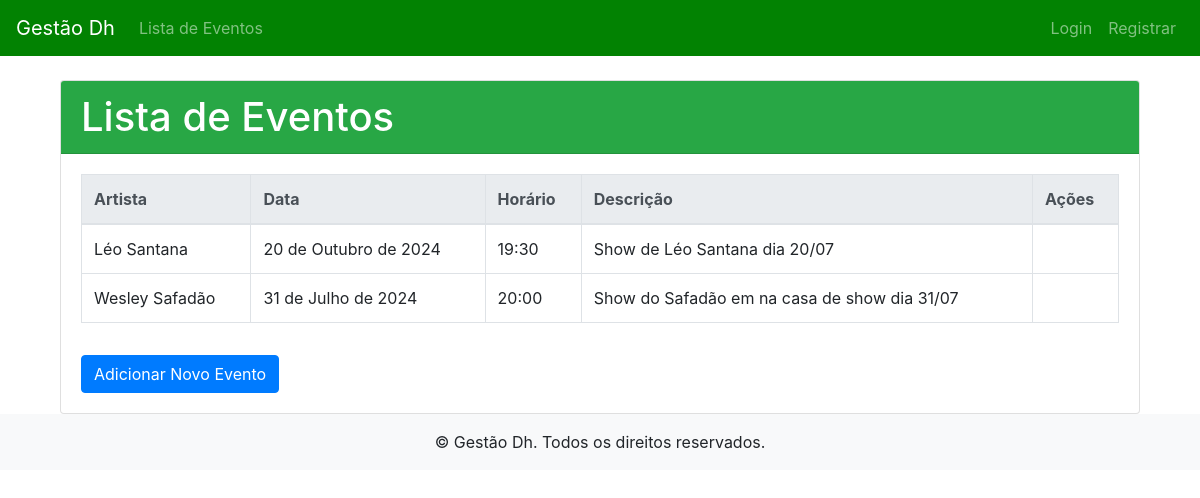
Before: /eventos/eventos/list/ with the older database file.
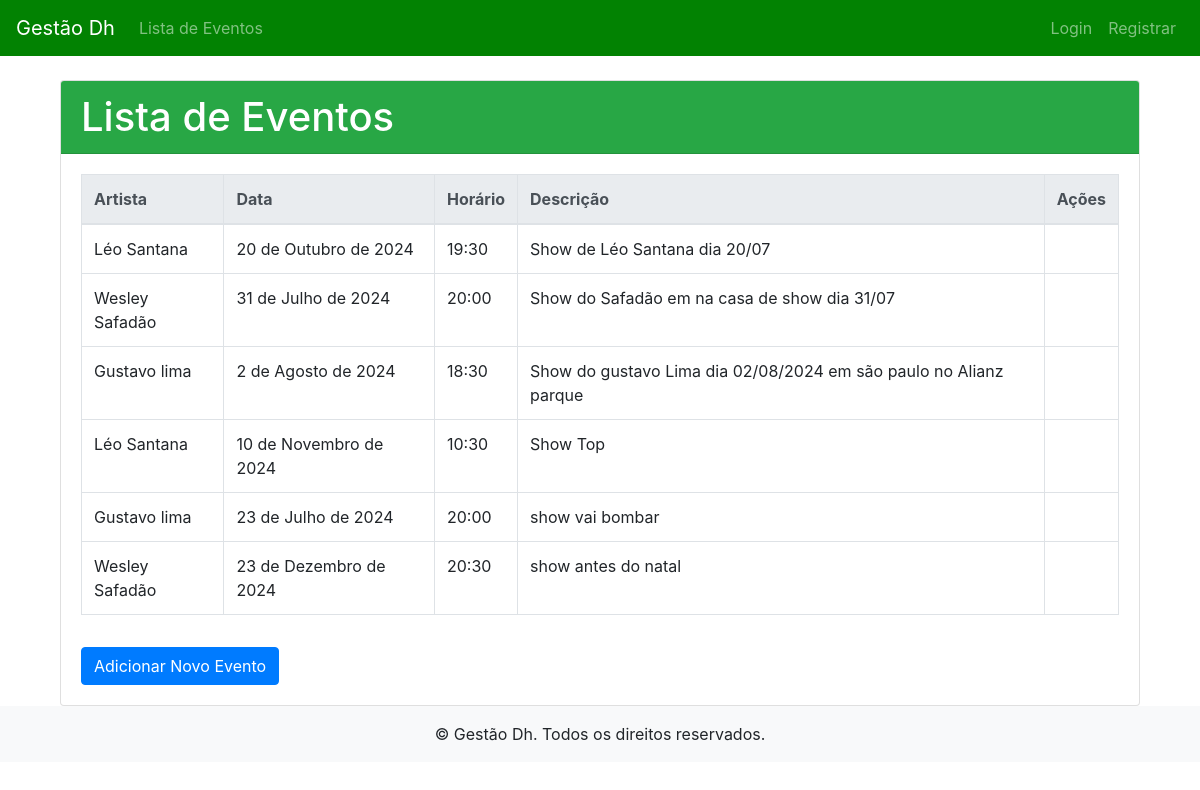
After: the same page with the newer database file.
### eventos/models.py (models this page shows, shortened)
class Evento(models.Model):
    artista = models.ForeignKey(Artista, on_delete=models.CASCADE)
    data = models.DateField()
    horario = models.TimeField()
    descricao = models.TextField(null=True, blank=True)

### artistas/models.py (models this page shows, shortened)
class Artista(models.Model):
    nome = models.CharField(max_length=100)
    cpf = models.CharField(max_length=14, unique=True)
    telefone = models.CharField(max_length=15, null=True, blank=True)
    banco = models.CharField(max_length=100)
    tipo_chave_pix = models.CharField(max_length=10, choices=TIPO_CHAVE_CHOICES, default='cel')
    chave_pix = models.CharField(max_length=100)

### eventos/views.py (the view)
# urls.py: path('eventos/list/', views.EventoListView.as_view(), name='evento_list'),
class EventoListView(ListView):
    model = models.Evento
    template_name = 'evento_list.html'
    context_object_name = 'eventos'
    paginate_by = 6

### eventos/templates/evento_list.html (shortened to what this page needs)
{% extends 'base.html' %}
{% block content %}
    <div class="container mt-4">
        <div class="card">
            <div class="card-header bg-success text-white">
                <h1 class="mb-0">Lista de Eventos</h1>
            </div>
            <div class="card-body">
                <table class="table table-hover table-bordered">
                    <thead class="thead-light">
                        <tr>
                            <th>Artista</th>
                            <th>Data</th>
                            <th>Horário</th>
                            <th>Descrição</th>
                            <th>Ações</th>
                        </tr>
                    </thead>
                    <tbody>
                        {% for evento in eventos %}
                            <tr>
                                <td>{{ evento.artista.nome }}</td>
                                <td>{{ evento.data }}</td>
                                <td>{{ evento.horario }}</td>
                                <td>{{ evento.descricao }}</td>
                                <td>
                                </td>
                            </tr>
                        {% empty %}
                            <tr>
                                <td colspan="5" class="text-center">Nenhum evento encontrado.</td>
                            </tr>
                        {% endfor %}
                    </tbody>
                </table>
                <a href="{% url 'evento_create' %}" class="btn btn-primary mt-3">Adicionar Novo Evento</a>
            </div>
        </div>
    </div>
{% endblock %}

### app/templates/base.html (shortened to what this page needs)
<!DOCTYPE html>
<html lang="en">
<head>
    <link rel="stylesheet" href="https://stackpath.bootstrapcdn.com/bootstrap/4.5.2/css/bootstrap.min.css">
</head>
<body>
    <nav class="navbar navbar-expand-lg navbar-custom navbar-dark">
        <a class="navbar-brand" href="{% url 'home' %}">Gestão Dh</a>
        <div class="collapse navbar-collapse" id="navbarNav">
            <ul class="navbar-nav mr-auto">
                <li class="nav-item">
                    <a class="nav-link" href="{% url 'evento_list' %}">Lista de Eventos</a>
                </li>
            </ul>
            <ul class="navbar-nav ml-auto">
                {% if user.is_authenticated %}
                    <li class="nav-item">
                        <a class="nav-link" href="{% url 'logout' %}">Logout</a>
                    </li>
                {% else %}
                    <li class="nav-item">
                        <a class="nav-link" href="{% url 'login' %}">Login</a>
                    </li>
                    <li class="nav-item">
                        <a class="nav-link" href="{% url 'register' %}">Registrar</a>
                    </li>
                {% endif %}
            </ul>
        </div>
    </nav>
    <main class="container container-custom mt-4">
        {% block content %}
        {% endblock %}
    </main>
    <footer class="footer-custom text-center">
        <div class="container">
            <p class="mb-0">&copy; {{ current_year }} Gestão Dh. Todos os direitos reservados.</p>
        </div>
    </footer>
</body>
</html>

### app/templates/base.html (style rules this page uses)
.navbar-custom { background-color: rgb(2, 130, 2); }
.footer-custom { background-color: #f8f9fa; padding: 1rem 0; }
.container-custom { max-width: 1140px; margin: auto; }

Changed rows visible on the page:
added Evento: artista.nome "Gustavo lima", data "2 de Agosto de 2024", horario "18:30", descricao "Show do gustavo Lima dia 02/08/2024 em são paulo no Alianz parque"
added Evento: artista.nome "Léo Santana", data "10 de Novembro de 2024", horario "10:30", descricao "Show Top"
added Evento: artista.nome "Gustavo lima", data "23 de Julho de 2024", horario "20:00", descricao "show vai bombar"
added Evento: artista.nome "Wesley Safadão", data "23 de Dezembro de 2024", horario "20:30", descricao "show antes do natal"
